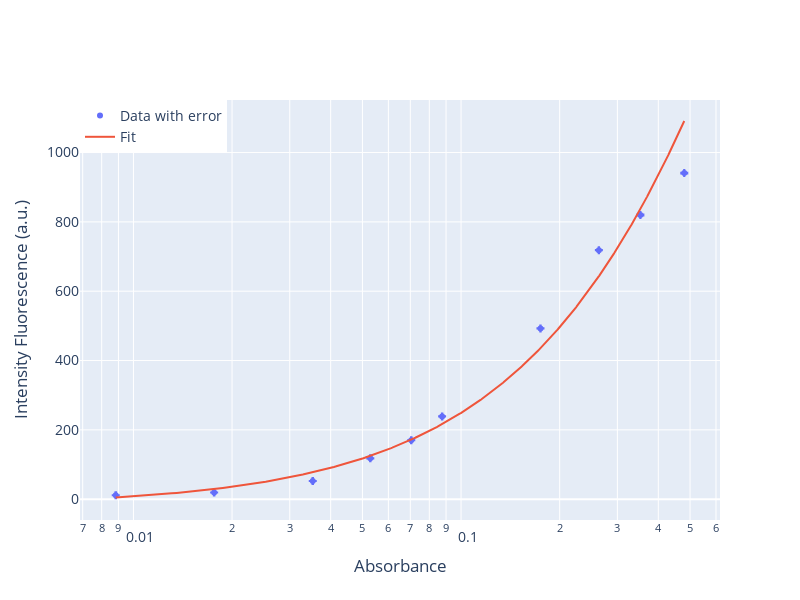

The code cell stored with this chart in its notebook:
### Code cell
I = np.array(IMAX_list)
sigmaI = np.array(error_IMAX_list) # need to propagate error on lambda d(-ax^2)/dx = -2ax

A = np.array(ASS) # convert to μM
sigmaA = np.array(SIGMA_ASS) # propagate error on C

# iteration 0
popt, pcov = curve_fit(F_C_fit, A, I, p0=[1000, 0.3, 1.0], sigma=sigmaI, maxfev=10000)
F0, k, y0 = popt
error_F0, error_k, error_y0 = np.sqrt(np.diag(pcov))

# iteration 1
dFdC = np.abs(k * F0 * np.exp(-k * A)) # propagate error on C
sigmaTot = np.sqrt(sigmaI**2 + (dFdC * sigmaA)**2) # propagate error on I
popt, pcov = curve_fit(F_C_fit, A, I, p0=[F0, k, y0], sigma=sigmaTot)
F0, k, y0 = popt
error_F0, error_k, error_y0 = np.sqrt(np.diag(pcov))

print('F0:', final_val(F0, error_F0, decimals=0, udm='a.u.'))
print('k:', final_val(k, error_k, decimals=3))
print('y0:', final_val(y0, error_y0, decimals=3, udm='a.u.'))

# Create a scatter plot with error bars using Plotly
fig = go.Figure()

# Add data points with error bars
fig.add_trace(go.Scatter(
    x=A,
    y=I,
    error_y=dict(
        type='data',
        array=sigmaI,
        visible=True
    ),
    error_x=dict(
        type='data',
        array=sigmaA,
        visible=True
    ),
    mode='markers',
    name='Data with error'
))

# Add the fitted curve
a = np.linspace(np.min(A), np.max(A), 1000)
fig.add_trace(go.Scatter(
    x=a,
    y=F_C_fit(a, *popt),
    mode='lines',
    name='Fit'
))

# Update layout for log scale and labels
fig.update_layout(
    xaxis=dict(
        title='Absorbance',
        type='log'
    ),
    yaxis=dict(
        title='Intensity Fluorescence (a.u.)'
    ),
    # title='Intensity Fluorescence vs Concentration',
    height=600,
    width=800,
    legend=dict(x=0, y=1),
    font=dict(size=14)
)

fig.write_html(dir_path +r"\html\FvsA.html")
fig.write_image(dir_path + r"\images\FvsA.png")
fig.show()

### Figure 1 — Plotly figure (JSON) as saved in the notebook; plotly's stock layout.template omitted (floating-point values rounded to 4 significant figures; data arrays with more than 128 entries replaced by an {"elided": "..."} marker saying what was removed)
{"data": [{"error_x": {"array": [0.0003353, 0.0003161, 0.0002776, 0.0002119, 0.0001244, 0.0001069, 8.533e-05, 6.075e-05, 3.311e-05, 1.783e-05], "type": "data", "visible": true}, "error_y": {"array": [1.342, 1.546, 0.2541, 0.1787, 0.2503, 0.18, 0.07047, 0.05781, 0.03351, 0.03655], "type": "data", "visible": true}, "mode": "markers", "name": "Data with error", "type": "scatter", "x": [0.48, 0.3527, 0.2634, 0.1747, 0.08755, 0.07048, 0.05284, 0.03527, 0.01763, 0.008831], "y": [940.7, 820.0, 718.5, 492.8, 238.7, 170.3, 117.8, 52.55, 19.32, 11.33]}, {"mode": "lines", "name": "Fit", "type": "scatter", "x": {"elided": "1000 float values"}, "y": {"elided": "1000 float values"}}], "layout": {"font": {"size": 14}, "height": 600, "legend": {"x": 0, "y": 1}, "width": 800, "xaxis": {"title": {"text": "Absorbance"}, "type": "log"}, "yaxis": {"title": {"text": "Intensity Fluorescence (a.u.)"}}}}
